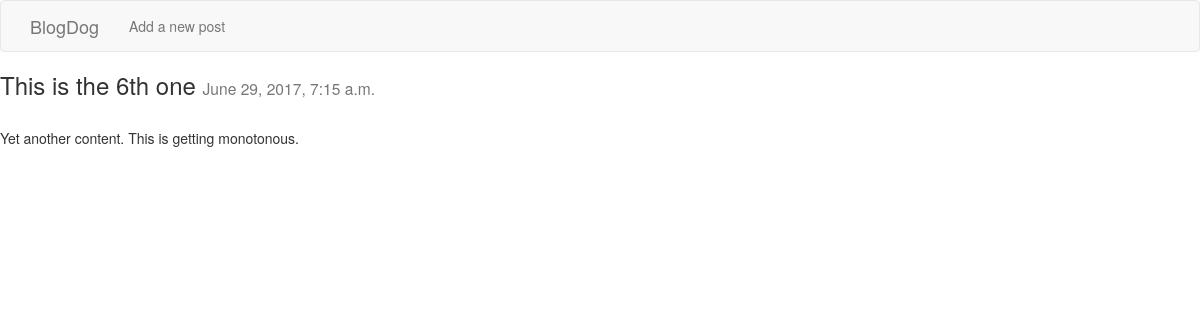
Page /post/6/ on the committed database.
### posts/models.py (models this page shows, shortened)
class Post(models.Model):
	title=models.CharField(max_length=120)
	content=models.TextField()
	updated=models.DateTimeField(auto_now=True,auto_now_add=False)
	timestamp=models.DateTimeField(auto_now=False,auto_now_add=True)

### posts/views.py (the view)
# urls.py: url(r'^(?P<pk>[0-9]+)/$', views.DetailView.as_view(), name='detail'),
class DetailView(generic.DetailView):
	model=Post
	template_name='posts/detail.html'

### posts/templates/posts/detail.html (shortened to what this page needs)
{%extends 'posts/base.html'%}
{%block body%}
<h3>{{post.title}} <small> {{post.timestamp}}</small></h3>
<br>
{{post.content}}
{%endblock%}

### rows in the picture
Post: title "This is the 6th one", timestamp "June 29, 2017, 7:15 a.m.", content "Yet another content. This is getting monotonous."
